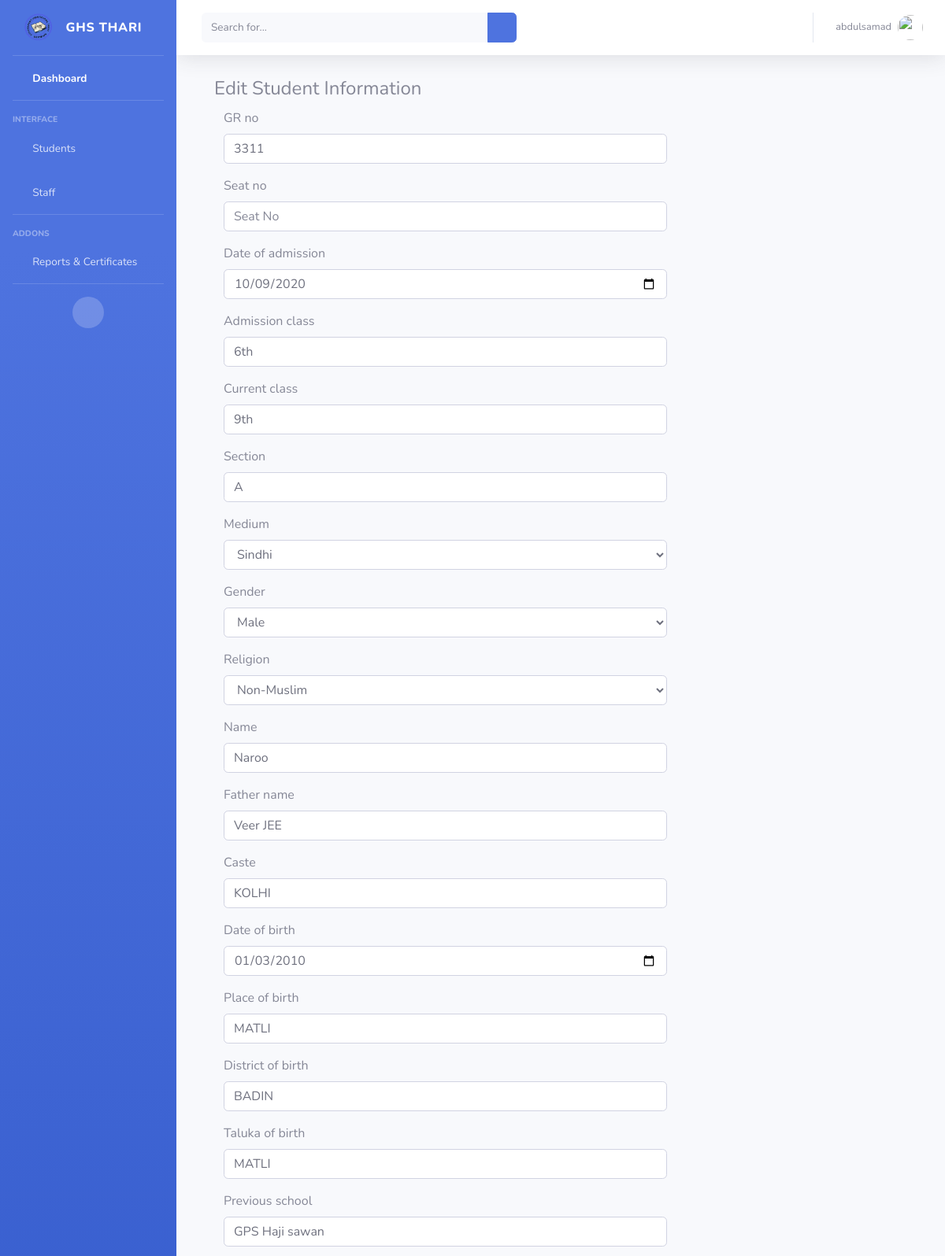
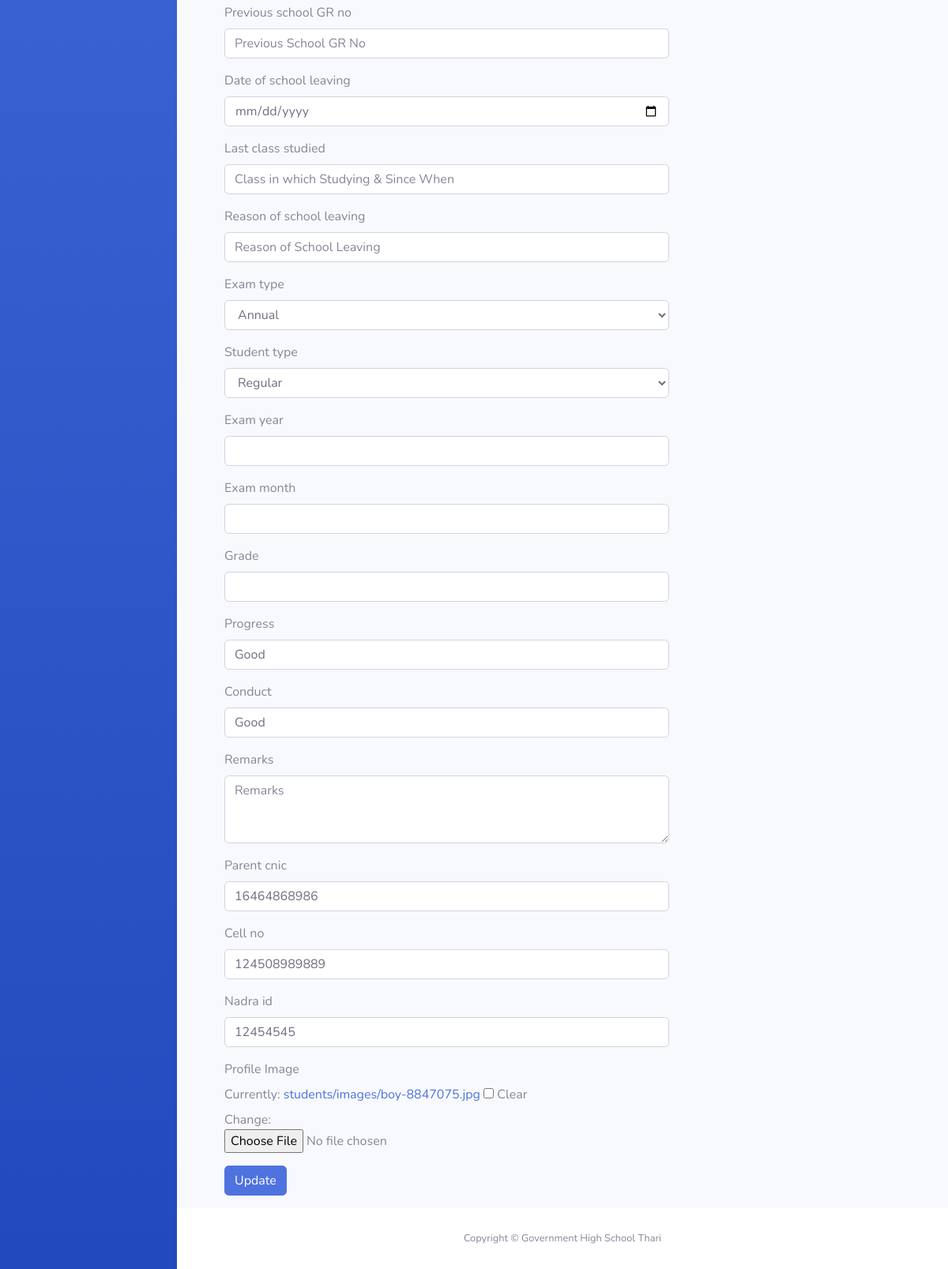
/students/update/3311/ (signed in), run on the app's committed database (2 pictures, top to bottom).
### students/models.py (models this page shows, shortened)
class Student(models.Model):
    GR_no = models.CharField(max_length=20, primary_key=True, unique=True)  # GR_no as primary key
    seat_no = models.CharField(max_length=20, blank=True, null=True)  # sea_no as primary key
    date_of_admission = models.DateField()
    admission_class = models.CharField(max_length=50)
    current_class = models.CharField(max_length=50)
    section = models.CharField(max_length=50)
    medium = models.CharField(max_length=50, choices=[('Sindhi', 'Sindhi'), ('Urdu', 'Urdu'), ('English', 'English')], default='Sindhi')
    gender = models.CharField(max_length=10, choices=[('Male', 'Male'), ('Female', 'Female')], default='Male')
    religion = models.CharField(max_length=10, choices=[('Muslim', 'Muslim'), ('Non-Muslim', 'Non-Muslim')], default='Muslim')
    name = models.CharField(max_length=100)  # Name of Student
    father_name = models.CharField(max_length=100)
    caste = models.CharField(max_length=50, blank=True, null=True)  # Allow NULL values in DB
    date_of_birth = models.DateField()
    place_of_birth = models.CharField(max_length=100)
    district_of_birth = models.CharField(max_length=100)
    taluka_of_birth = models.CharField(max_length=100, blank=True, null=True)
    previous_school = models.CharField(max_length=200)
    previous_school_GR_no = models.CharField(max_length=20, blank=True, null=True)
    date_of_school_leaving = models.DateField(blank=True, null=True)
    last_class_studied = models.CharField(max_length=500,blank=True, null=True)
    reason_of_school_leaving = models.CharField(max_length=200, blank=True, null=True)
    exam_type = models.CharField(max_length=50, choices=[('Annual', 'Annual'), ('Supplementary', 'Supplementary')],  default='Annual')
    student_type = models.CharField(max_length=50, choices=[('Regular', 'Regular'), ('Private', 'Private')],  default='Regular')
    exam_year = models.CharField(max_length=50, blank=True, null=True)
    exam_month = models.CharField(max_length=50, blank=True, null=True)
    grade = models.CharField(max_length=50, blank=True, null=True)
    progress = models.CharField(max_length=100, default="Good", blank=True, null=True)
    conduct = models.CharField(max_length=100, default="Good", blank=True, null=True)
    remarks = models.TextField(blank=True, null=True)
    parent_cnic = models.CharField(max_length=15, blank=True, null=True)  # CNIC format validation can be added later
    cell_no = models.CharField(max_length=15, blank=True, null=True)  # Phone number
    nadra_id = models.CharField(max_length=20, blank=True, null=True)  # NADRA ID
    image = models.ImageField(upload_to='students/images/', null=True, blank=True, verbose_name="Profile Image")

### students/views.py (the view)
# urls.py: path('update/<int:pk>/', views.update_student, name='update_student'),
@login_required
def update_student(request, pk):
    student = get_object_or_404(Student, pk=pk)
    if request.method == 'POST':
        print(f"request.FILES: {request.FILES}")  # Debugging file upload
        form = StudentForm(request.POST, request.FILES, instance=student)  # Include request.FILES for file uploads
        if form.is_valid():
            form.save()
            return redirect('student_list')
    else:
        form = StudentForm(instance=student)
    return render(request, 'students/update_student.html', {'form': form})

### students/templates/students/update_student.html (shortened to what this page needs)
{% extends 'base.html' %}
{% block content %}
<div class="container">
    <form class="well form-horizontal" method="post" id="update_student_form" enctype="multipart/form-data">
        <fieldset>
            <legend>Edit Student Information</legend>
            {% for field in form %}
            <div class="form-group">
                <label class="col-md-6 control-label">{{ field.label }}</label>
                <div class="col-md-8">
                    {{ field }}
                </div>
            </div>
            {% endfor %}
            <div class="form-group">
                <div class="col-md-6 col-md-offset-4">
                    <button type="submit" class="btn btn-primary">Update</button>
                </div>
            </div>
        </fieldset>
    </form>
</div>
{% endblock %}

### school_management_system/templates/base.html (shortened to what this page needs)
{% load static %}
<!DOCTYPE html>
<html lang="en">
<head>
    <link href="{% static 'students/vendor/fontawesome-free/css/all.min.css' %}" rel="stylesheet" type="text/css">
    <link rel="stylesheet" href="{% static 'students/css/sb-admin-2.css' %}">
    <link rel="stylesheet" href="{% static 'students/css/style.css' %}">
    <link rel="stylesheet" href="{% static 'students/vendor/datatables/dataTables.bootstrap4.min.css' %}">
</head>
<body id="page-top">
    <div id="wrapper">
        <ul class="navbar-nav bg-gradient-primary sidebar sidebar-dark accordion" id="accordionSidebar">
            <a class="sidebar-brand d-flex align-items-center justify-content-center" href="{% url 'dashboard' %}">
                <div class="sidebar-brand-icon rotate-n-15">
                    <img class="rounded-circle logo-icon" src="{% static 'students/images/logo.png' %}" alt="Logo">
                </div>
                <div class="sidebar-brand-text mx-3">GHS Thari</div>
            </a>
            <hr class="sidebar-divider my-0">
            <li class="nav-item active">
                <a class="nav-link" href="{% url 'dashboard' %}">
                    <i class="fas fa-fw fa-tachometer-alt"></i>
                    <span>Dashboard</span></a>
            </li>
            <hr class="sidebar-divider">
            <div class="sidebar-heading">
                Interface
            </div>
            <li class="nav-item">
                <a class="nav-link collapsed" href="#" data-toggle="collapse" data-target="#collapseTwo"
                    aria-expanded="true" aria-controls="collapseTwo">
                    <i class="fas fa-fw fa-cog"></i>
                    <span>Students</span>
                </a>
            </li>
            <li class="nav-item">
                <a class="nav-link collapsed" href="#" data-toggle="collapse" data-target="#collapseUtilities"
                    aria-expanded="true" aria-controls="collapseUtilities">
                    <i class="fas fa-fw fa-wrench"></i>
                    <span>Staff</span>
                </a>
            </li>
            <hr class="sidebar-divider">
            <div class="sidebar-heading">
                Addons
            </div>
            <li class="nav-item">
                <a class="nav-link collapsed" href="#" data-toggle="collapse" data-target="#collapsePages"
                    aria-expanded="true" aria-controls="collapsePages">
                    <i class="fas fa-fw fa-folder"></i>
                    <span>Reports & Certificates</span>
                </a>
            </li>
            <hr class="sidebar-divider d-none d-md-block">
            <div class="text-center d-none d-md-inline">
                <button class="rounded-circle border-0" id="sidebarToggle"></button>
            </div>
        </ul>
        <div id="content-wrapper" class="d-flex flex-column">
            <div id="content">
                <nav class="navbar navbar-expand navbar-light bg-white topbar mb-4 static-top shadow">
                    <form
                        class="d-none d-sm-inline-block form-inline mr-auto ml-md-3 my-2 my-md-0 mw-100 navbar-search">
                        <div class="input-group">
                            <input type="text" class="form-control bg-light border-0 small" placeholder="Search for..."
                                aria-label="Search" aria-describedby="basic-addon2">
                            <div class="input-group-append">
                                <button class="btn btn-primary" type="button">
                                    <i class="fas fa-search fa-sm"></i>
                                </button>
                            </div>
                        </div>
                    </form>
                    <ul class="navbar-nav ml-auto">
                        <li class="nav-item dropdown no-arrow">
                            <a class="nav-link dropdown-toggle" href="#" id="userDropdown" role="button"
                                data-toggle="dropdown" aria-haspopup="true" aria-expanded="false">
                                <span class="mr-2 d-none d-lg-inline text-gray-600 small">{{ request.user.username }}</span>
                                <img class="img-profile rounded-circle"  src="{% static 'students/img/undraw_profile.svg' %}"
                                    >
                            </a>
                        </li>
                    </ul>
                </nav>
                <div class="container-fluid">
                    {% block content %}
                    {% endblock %}
                </div>
            </div>
            <footer class="sticky-footer bg-white">
                <div class="container my-auto">
                    <div class="copyright text-center my-auto">
                        <span>Copyright &copy; Government High School Thari</span>
                    </div>
                </div>
            </footer>
        </div>
    </div>
</body>
</html>

### students/static/students/css/style.css (style rules this page uses)
.logo-icon { width: 40px; height: 40px; object-fit: cover; border-radius: 50%; }

### data on the page
Student: form "3311" "10/09/2020" "6th" "9th" "A" "Sindhi" "Male" "Non-Muslim" "Naroo" "Veer JEE" "KOLHI" "01/03/2010" "MATLI" "BADIN" "MATLI" "GPS Haji sawan" "Annual" "Regular" "Good" "Good" "16464868986" "124508989889" "12454545"

### other printed values
{{ request.user.username }} "abdulsamad"
{{ field.label }} "GR no" "Seat no" "Date of admission" "Admission class" "Current class" "Section" "Medium" "Gender" "Religion" "Name" "Father name" "Caste" "Date of birth" "Place of birth" "District of birth" "Taluka of birth" "Previous school" "Previous school GR no" "Date of school leaving" "Last class studied" "Reason of school leaving" "Exam type" "Student type" "Exam year" "Exam month" "Grade" "Progress" "Conduct" "Remarks" "Parent cnic" "Cell no" "Nadra id" "Profile Image"
